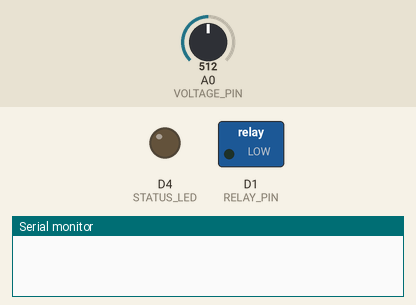
Recording of a sketch running on a simulated ESP8266 (NodeMCU). Parts: switched loads named in the sketch (green lamp = pin HIGH), output pins drawn as LEDs (lit = HIGH), the last lines printed to the serial monitor. The inputs (shaded band) are chosen by the test bench; at power-on: A0 (VOLTAGE_PIN) = 512. WiFi joins after 1.5 s; servers stay silent unless stated; uploads are accepted with an empty reply.

Above: at 0.0 s.
At 1.2 s:
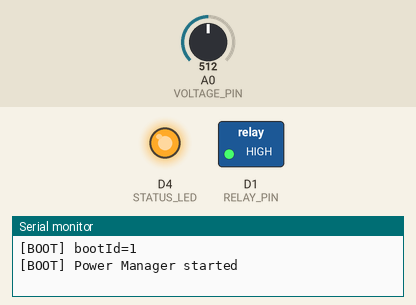
1.3 s: A0 (VOLTAGE_PIN) set to 107
7.2 s: A0 (VOLTAGE_PIN) set to 90
At 30.4 s:
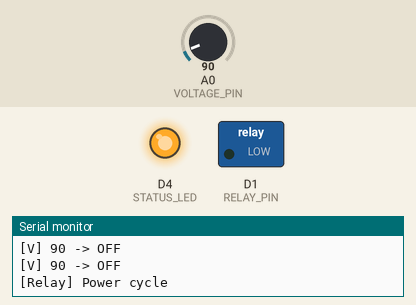
Timing chart, 0 to 66.5 s (numbered marks = the images above; inputs shaded):
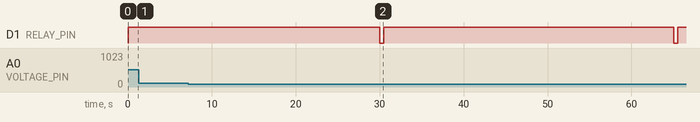

The sketch:

UPtime.ino
```cpp
#include <ESP8266WiFi.h>
#include <ESP8266HTTPClient.h>
#include <WiFiClientSecureBearSSL.h>

extern "C" {
  #include "user_interface.h"
}

// ================= CONFIG =================
#define WIFI_SSID     "ssid"
#define WIFI_PASSWORD "password"

#define API_URL       "create_api_(https://github.com/FireFlyDeveloper/UPtime.git)"
#define API_PASSWORD  "api_password"

// Pins
#define RELAY_PIN D1  // LOW = ON
#define VOLTAGE_PIN A0
#define STATUS_LED LED_BUILTIN  // LOW = ON

// Timing (ms)
#define VOLTAGE_INTERVAL 5000
#define API_INTERVAL 30000
#define WIFI_RETRY_TIME 10000
#define SAFETY_TIMEOUT 30000
#define RELAY_PULSE_MS 500
#define WATCHDOG_TIMEOUT 60000

// Voltage
#define VOLTAGE_THRESHOLD 100
#define OFFLINE_COUNT_MAX 3

// ================= RTC BOOT ID =================
struct RTCData {
  uint32_t magic;
  uint32_t bootId;
};

#define RTC_MAGIC 0xCAFEBABE
RTCData rtcData;

// ================= STATE =================
enum class DeviceState : uint8_t {
  BOOT,
  WIFI_CONNECTING,
  INIT_SYNC,
  NORMAL,
  POWER_CYCLING
};

enum class LEDMode : uint8_t {
  OFF,
  FAST,
  SLOW,
  SOLID
};

DeviceState state = DeviceState::BOOT;
LEDMode ledMode = LEDMode::OFF;

// ================= RUNTIME =================
bool wifiOK = false;
bool serverOnline = false;

uint8_t offlineCount = 0;

unsigned long tVoltage = 0;
unsigned long tApi = 0;
unsigned long tWifiRetry = 0;
unsigned long tPower = 0;
unsigned long tWatchdog = 0;

// ================= BOOT ID =================
void initBootId() {
  system_rtc_mem_read(64, &rtcData, sizeof(rtcData));

  if (rtcData.magic != RTC_MAGIC) {
    rtcData.magic = RTC_MAGIC;
    rtcData.bootId = 0;
  }

  rtcData.bootId++;
  system_rtc_mem_write(64, &rtcData, sizeof(rtcData));

  Serial.printf("[BOOT] bootId=%lu\n", rtcData.bootId);
}

// ================= SETUP =================
void setup() {
  Serial.begin(115200);
  delay(50);

  initBootId();   // MUST be first logical operation

  pinMode(RELAY_PIN, OUTPUT);
  digitalWrite(RELAY_PIN, HIGH);

  pinMode(STATUS_LED, OUTPUT);
  digitalWrite(STATUS_LED, HIGH);

  WiFi.mode(WIFI_STA);
  WiFi.begin(WIFI_SSID, WIFI_PASSWORD);

  state = DeviceState::WIFI_CONNECTING;
  tWifiRetry = millis();

  Serial.println("[BOOT] Power Manager started");
}

// ================= WIFI =================
void serviceWiFi() {
  unsigned long now = millis();

  if (WiFi.status() == WL_CONNECTED) {
    if (!wifiOK) {
      wifiOK = true;
      Serial.print("[WiFi] Connected, IP=");
      Serial.println(WiFi.localIP());
      state = DeviceState::INIT_SYNC;
    }
    return;
  }

  wifiOK = false;

  if (now - tWifiRetry >= WIFI_RETRY_TIME) {
    tWifiRetry = now;
    Serial.println("[WiFi] Retry");
    WiFi.disconnect();
    WiFi.begin(WIFI_SSID, WIFI_PASSWORD);
  }
}

// ================= LED =================
void serviceLED() {
  static unsigned long tBlink = 0;
  static bool led = false;
  unsigned long now = millis();

  switch (ledMode) {
    case LEDMode::OFF:
      digitalWrite(STATUS_LED, HIGH);
      break;

    case LEDMode::FAST:
      if (now - tBlink >= 200) {
        tBlink = now;
        led = !led;
        digitalWrite(STATUS_LED, led ? LOW : HIGH);
      }
      break;

    case LEDMode::SLOW:
      if (now - tBlink >= 1000) {
        tBlink = now;
        led = !led;
        digitalWrite(STATUS_LED, led ? LOW : HIGH);
      }
      break;

    case LEDMode::SOLID:
      digitalWrite(STATUS_LED, LOW);
      break;
  }
}

// ================= VOLTAGE =================
bool readVoltage() {
  int v = analogRead(VOLTAGE_PIN);
  bool online = (v > VOLTAGE_THRESHOLD);
  Serial.printf("[V] %d -> %s\n", v, online ? "ON" : "OFF");
  return online;
}

// ================= API =================
void sendApi() {
  if (!wifiOK) return;

  BearSSL::WiFiClientSecure client;
  client.setInsecure();
  client.setTimeout(5000);

  HTTPClient https;

  String body;
  body.reserve(128);
  body = "{";
  body += "\"isOnline\":";
  body += serverOnline ? "true" : "false";
  body += ",\"bootId\":";
  body += rtcData.bootId;
  body += ",\"password\":\"";
  body += API_PASSWORD;
  body += "\"}";

  if (https.begin(client, API_URL)) {
    https.addHeader("Content-Type", "application/json");
    int code = https.POST(body);
    Serial.printf("[API] POST -> %d\n", code);
    https.end();
  }
}

// ================= POWER =================
void startPowerCycle() {
  if (millis() - tPower < SAFETY_TIMEOUT) return;

  Serial.println("[Relay] Power cycle");
  state = DeviceState::POWER_CYCLING;
  ledMode = LEDMode::SOLID;

  digitalWrite(RELAY_PIN, LOW);
  delay(RELAY_PULSE_MS);
  digitalWrite(RELAY_PIN, HIGH);

  tPower = millis();
  offlineCount = 0;
  serverOnline = false;

  sendApi();

  state = DeviceState::NORMAL;
  ledMode = LEDMode::OFF;
}

// ================= STATE MACHINE =================
void runStateMachine() {
  unsigned long now = millis();

  switch (state) {

    case DeviceState::WIFI_CONNECTING:
      ledMode = LEDMode::FAST;
      break;

    case DeviceState::INIT_SYNC:
      ledMode = LEDMode::SLOW;
      serverOnline = readVoltage();
      sendApi();  // INITIAL BOOT SYNC (WITH bootId)
      tApi = now;
      state = DeviceState::NORMAL;
      break;

    case DeviceState::NORMAL:
      ledMode = LEDMode::OFF;

      if (now - tVoltage >= VOLTAGE_INTERVAL) {
        tVoltage = now;
        bool onlineNow = readVoltage();

        if (onlineNow != serverOnline) {
          serverOnline = onlineNow;
          offlineCount = 0;
          sendApi();
        } else if (!onlineNow) {
          if (++offlineCount >= OFFLINE_COUNT_MAX) {
            startPowerCycle();
          }
        } else {
          offlineCount = 0;
        }
      }

      if (now - tApi >= API_INTERVAL) {
        tApi = now;
        sendApi();
      }
      break;

    case DeviceState::POWER_CYCLING:
      break;

    default:
      break;
  }
}

// ================= WATCHDOG =================
void serviceWatchdog() {
  if (millis() - tWatchdog > WATCHDOG_TIMEOUT) {
    Serial.println("[WDT] Restart");
    ESP.restart();
  }
  tWatchdog = millis();
}

// ================= LOOP =================
void loop() {
  serviceWiFi();

  if (wifiOK) {
    runStateMachine();
  }

  serviceLED();
  serviceWatchdog();
  delay(2);
}
```

Measured:
- the behaviour switches between 101 and 100 on A0 (VOLTAGE_PIN) (found by bisection; images 1 and 2)
- after the input at 7.2 s, D1 (RELAY_PIN): alternates HIGH for 34.5 s and LOW for 0.50 s, starting after 22.8 s
